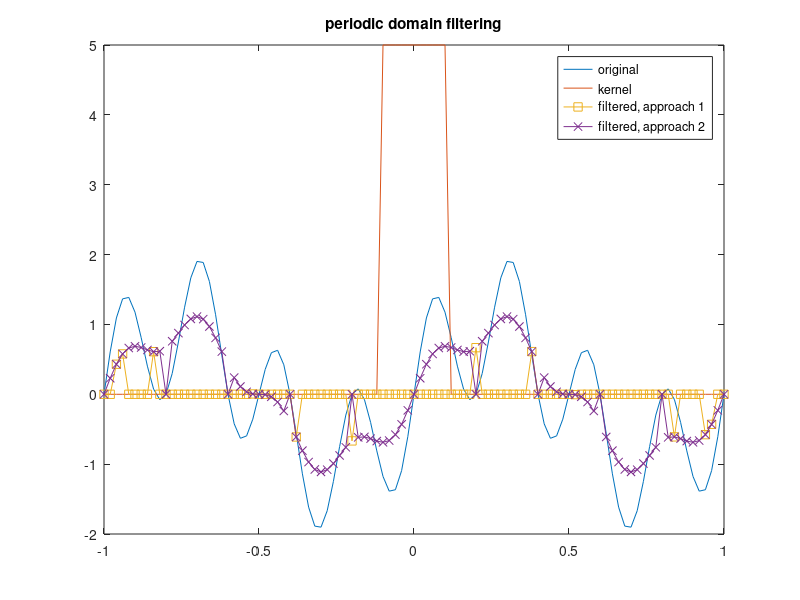
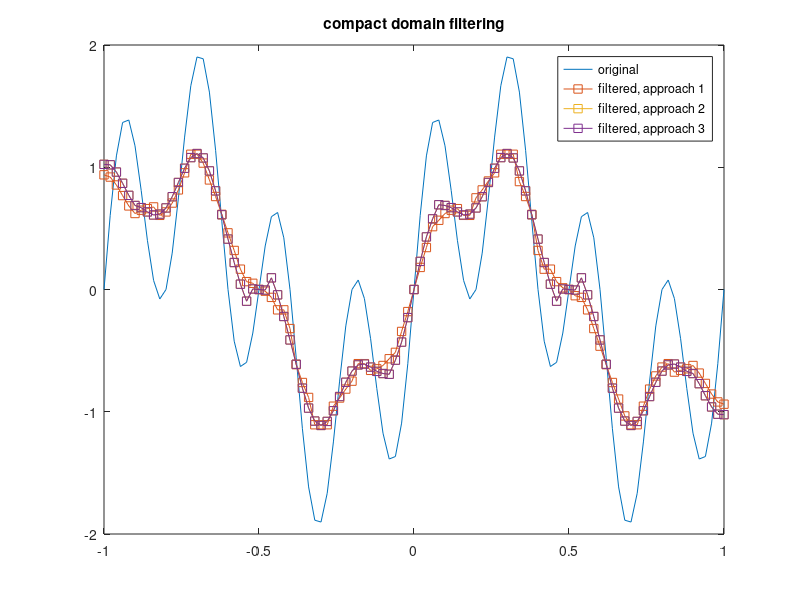
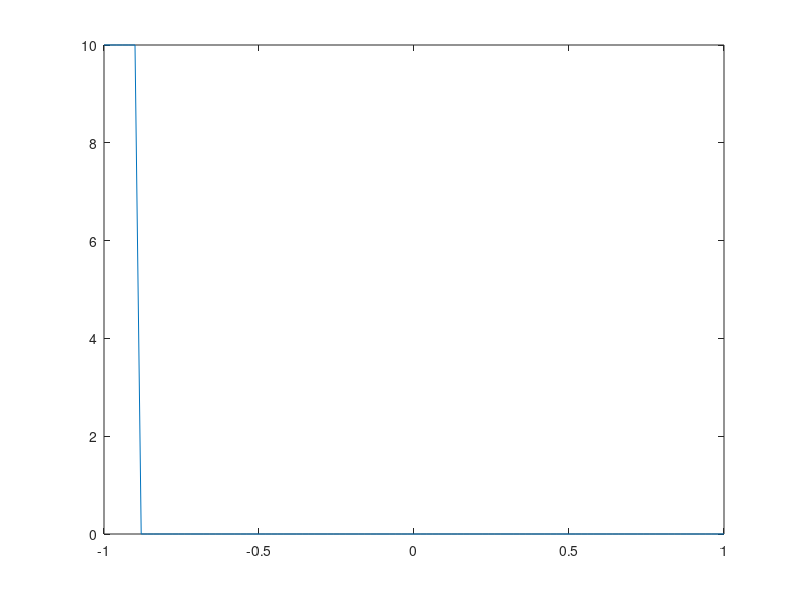

MATLAB code to generate these figures, in order: (Note: this script raises an error after producing the figures.)
%% in this script we test kernel filtering a given signal on both periodic and compact domain
% we focus on the continuous case, i.e. use accurate integration methods,
% in order to investigate properties like conservation and normalization


%%
clear all
close all


%% inputs

% domain of signal for the compact/periodic domain case
x0 = -1;
x1 = 1;
% number of points (mainly for plotting purposes)
M = 101; % should take odd value

% the signal to be filtered (should be periodic on periodic domains)
u_start =@(x) sin(2*pi*x) + sin(8*pi*x);

% kernel:
kernel_type = 'box'; % options: spectral, gauss, box
% domain over which filter is applied - typically equal to x0, x1
% in case of 'gauss', the filtering domain will be taken -inf, inf;
% independent of what is specified below; for 'spectral', the filtering
% domain will be -1e2, 1e2
ksi0 = x0;
ksi1 = x1;
Mksi = M;

kernel_plot = 11; % number of kernels to plot (approximately)


% kernel parameters:
switch kernel_type
    case 'gauss'
        gamma = 6;
        Delta = 0.2;
    case 'spectral'
        % specify cut off frequency:
        k_c = 4*pi;
        % base Delta on cut off:
        Delta = pi/k_c;
    case 'box'
        % note that the transfer function is such that G(k*Delta)=0 for
        % k*Delta = 2*pi, 4*pi, 6*pi, 8*pi, etc.
        % so for e.g. Delta = 1/2, we get that k=4*pi, 8*pi, 12*pi etc are
        % completely damped
        Delta = 0.2; 
end

%%
eps = 1e-16; % machine precision value used to avoid issues at r=0


%% set up domain and kernel functions
x_grid   = linspace(x0,x1,M)';
Lx       = x1-x0;
dx       = Lx/M;
ksi_grid = linspace(ksi0,ksi1,Mksi)';
Lksi     = ksi1-ksi0;
dksi     = Lksi/Mksi;


% we want to compute the following integral (a kernel filter):
% u_{filter} = int u(ksi)*H(x,ksi) d ksi

% on an unbounded or periodic domain, with uniform filter size, the integral is of convolution type:
% u_{filter} = int u(ksi)*G(x-ksi) d ksi
% in this case the kernel only depends on r = x - ksi, so we have
% G(x-ksi) = H(x,ksi)

% kernel, assumed to decay fast enough to be used in periodic integration
% on bounded domains the function is truncated and scaled such to integrate
% to 1
switch kernel_type
    case 'gauss'
        G =@(r) sqrt( (gamma/(pi* (Delta^2)))) * exp(- gamma*(r.^2) / Delta^2);
        % check if G integrates to one (normalization condition)
        integral(@(r) G(r),-inf,inf)
        
        % we also introduce the more generic filter kernel, which does not
        % assume convolution property:
        H = @(x,ksi) sqrt( (gamma/(pi* (Delta^2)))) * exp(- gamma*(x-ksi).^2 / Delta^2);
    case 'spectral'
        G =@(r) (sin(pi*(r+eps)/Delta)./(pi*(r+eps)));
        % check if G integrates to one (normalization condition)
        % note: infinity gives issues in accuracy
        integral(@(r) G(r),-1e2,1e2)
        
        % we also introduce the more generic filter kernel, which does not
        % assume convolution property:
        H = @(x,ksi) sin(pi*(x-ksi)/Delta)./(pi*(x-ksi));
        
    case 'box'
        % kernel for box filter on periodic domain
        G =@(r) (1/Delta).*(abs(r)<=Delta/2);
        % check normalization condition
        integral(@(r) G(r),ksi0,ksi1)
        % the normalization condition is not equal to 1 in the presence of boundaries
        % therefore we introduce the following normalization factor:
        % K = @(x) integral(@(ksi) G(x(i)-ksi),ksi0,ksi1);
        % this integral can be explicitly evaluated as
        K = @(x) 1 - (0.5 - (x-x0)/Delta).*(x<=x0+Delta/2) - ( 0.5 - (x1-x)/Delta).*(x>=(x1-Delta/2));
        % therefore, the expression for the effective kernel of the box filter on a bounded domain is:
        H = @(x,ksi) (1./K(x)).*(1/Delta).*(abs(x-ksi)<=(Delta/2 + eps));
        
        
    otherwise
        error('wrong filter type');
end

% we can now evaluate the following filter property:
% conservation
C = @(ksi) integral(@(x) H(x,ksi),x0,x1);

% and construct a new, symmetric kernel like Vreman:
J = @(x,ksi) 0.5*(H(x,ksi) + H(ksi,x)) + 1/(x1-x0) - 0.5*(arrayfun(C,x) + arrayfun(C,ksi));


%% get filtered signals on a periodic or unbounded domain
% (convolution-type filter)

% we want to compute the following integral:
% u_{filter}(x) = int u(ksi)*G(x-ksi) d ksi
% there are basically two approaches to compute this

%    approach 1, simply compute the integral as given:
%     u_{filter}(x) = int u(ksi)*G(x-ksi) d ksi

%    approach 2:
%    rewrite in terms of u; this requires an infinite or periodic domain and
%    symmetry of the kernel
%    the advantage is that it is easy to evaluate u outside [ksi0,ksi1] since
%    it is a periodic function, whereas it is not easy to extend G outside
%    [ksi0,ksi1]
%     u_{filter}(x) = int u(x-ksi)*G(ksi) rd ksi

% the integrals over ksi are accurately approximated using integral(); note
% that we are not using ksi_grid here

u_filter1 = zeros(M,1);
u_filter2 = zeros(M,1);

for i=1:length(x_grid)
    
    
    switch kernel_type
        case 'gauss'
            % approach 1:
            u_filter1(i) = integral(@(ksi) u_start(ksi).*G(x_grid(i)-ksi),-inf,inf);
            % approach 2:
            u_filter2(i) = integral(@(ksi) u_start(x_grid(i) - ksi).*G(ksi),-inf,inf);
        case 'spectral'
            % approach 1
            u_filter1(i) = integral(@(ksi) u_start(ksi).*G(x_grid(i)-ksi),-1e2,1e2);
            % approach 2
            u_filter2(i) = integral(@(ksi) u_start(x_grid(i) - ksi).*G(ksi),-1e2,1e2);
        case 'box'           
            % approach 1
            u_filter1(i) = integral(@(ksi) u_start(ksi).*G(x_grid(i)-ksi),ksi0-Lksi,ksi1+Lksi);
            % approach 2
            u_filter2(i) = integral(@(ksi) u_start(x_grid(i) - ksi).*G(ksi),ksi0-Lksi,ksi1+Lksi);
            
    end
    
    
end


figure(1)
r_plot = x_grid;
plot(x_grid,u_start(x_grid));
hold on
plot(r_plot,G(r_plot));
plot(x_grid,u_filter1,'s-');
plot(x_grid,u_filter2,'x-');
legend('original','kernel','filtered, approach 1','filtered, approach 2');
        
title('periodic domain filtering')


%% get filtered signal on a non-periodic, bounded domain
% note: this only makes sense for the box filter

% the convolution approach outlined above does not apply in this case, as
% the kernel G(x-ksi) depends on the spatial location
% we therefore need to use the more generic form H(x,ksi):

% u_{filter}(x) = int u(ksi)*H(x,ksi) d ksi

u_bounded_filter1 = zeros(M,1);
u_bounded_filter2 = zeros(M,1);
u_bounded_filter3 = zeros(M,1);

G_norm2 = zeros(M,1);

for i=1:length(x_grid)
       
    % simple integration
    G_bounded = G(x_grid(i) - ksi_grid);
    G_norm1   = sum(G_bounded.*dx);
    u_bounded_filter1(i) = sum(u_start(ksi_grid).*G_bounded.*dx)/G_norm1;
    
    % more accurate integration:
    % note that G_norm2 should equal K(x) (this is tested below)
    G_norm2(i) = integral(@(ksi) G(x_grid(i)-ksi),ksi0,ksi1);
    u_bounded_filter2(i) = integral(@(ksi) u_start(ksi).*G(x_grid(i)-ksi),ksi0,ksi1)/ G_norm2(i);
    
    % alternatively, we can directly integrate H(x,ksi), this should give
    % an equivalent result
    u_bounded_filter3(i) = integral(@(ksi) u_start(ksi).*H(x_grid(i),ksi),ksi0,ksi1);
end

% conservation tests
Cons   = zeros(M,1);
Cons_J = zeros(M,1);
% 
for i=1:length(ksi_grid)
    
    Cons(i)   =  C(ksi_grid(i)); %integral(@(x) H_box(x,ksi_grid(i)),x0,x1);
    % this is expensive, since J itself also includes an integral
%     Cons_J(i) =  integral(@(x) J(x,ksi_grid(i)),x0,x1);
    
end


%% plots
figure(2)
plot(x_grid,u_start(x_grid),'-');
hold on
plot(x_grid,u_bounded_filter1,'s-');
plot(x_grid,u_bounded_filter2,'s-');
plot(x_grid,u_bounded_filter3,'s-');
legend('original','filtered, approach 1','filtered, approach 2','filtered, approach 3');
title('compact domain filtering')

% plot effective kernels H and the new conservative kernel J
figure(3)
skip = max(floor((M-1)/kernel_plot),1);
for i=1:skip:M

    p1 = plot(ksi_grid,H(x_grid(i),ksi_grid),'-');
    hold on
    plot(ksi_grid,J(x_grid(i),ksi_grid),'--','Color',p1.Color);
end
legend('H(x,\xi)','J(x,\xi)');
% title('effective kernel J(x,\xi)')

% plot normalization factor K(x) and compare with Gnorm (should be the
% same)
% note: differences between G_norm2 and K can appear due to numerical integration
% errors
figure(4)
plot(x_grid,G_norm2)
hold on
plot(x_grid,K(x_grid),'s--')
title('normalization factor K(x)');

%% plot conservation error
figure(5)
p1 = plot(ksi_grid,Cons-1,'-');
hold on
plot(ksi_grid,Cons_J-1,'--','Color',p1.Color);
title('conservation error');
legend('H(x,\xi)','J(x,\xi)');
grid
xlabel('\xi')